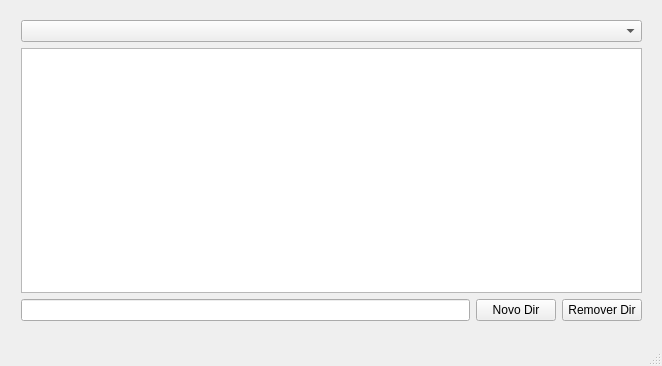
<?xml version="1.0" encoding="UTF-8"?>
<ui version="4.0">
 <class>MainWindow</class>
 <widget class="QMainWindow" name="MainWindow">
  <property name="geometry">
   <rect>
    <x>0</x>
    <y>0</y>
    <width>662</width>
    <height>366</height>
   </rect>
  </property>
  <property name="windowTitle">
   <string>MainWindow</string>
  </property>
  <widget class="QWidget" name="centralwidget">
   <widget class="QWidget" name="">
    <property name="geometry">
     <rect>
      <x>21</x>
      <y>20</y>
      <width>621</width>
      <height>301</height>
     </rect>
    </property>
    <layout class="QVBoxLayout" name="verticalLayout">
     <item>
      <widget class="QComboBox" name="comboBox"/>
     </item>
     <item>
      <widget class="QListWidget" name="listWidget"/>
     </item>
     <item>
      <layout class="QHBoxLayout" name="horizontalLayout">
       <item>
        <widget class="QLineEdit" name="lineEdit"/>
       </item>
       <item>
        <widget class="QPushButton" name="pushButton_2">
         <property name="text">
          <string>Novo Dir</string>
         </property>
        </widget>
       </item>
       <item>
        <widget class="QPushButton" name="pushButton">
         <property name="text">
          <string>Remover Dir</string>
         </property>
        </widget>
       </item>
      </layout>
     </item>
    </layout>
   </widget>
  </widget>
  <widget class="QMenuBar" name="menubar">
   <property name="geometry">
    <rect>
     <x>0</x>
     <y>0</y>
     <width>662</width>
     <height>22</height>
    </rect>
   </property>
  </widget>
  <widget class="QStatusBar" name="statusbar"/>
 </widget>
 <resources/>
 <connections/>
</ui>
